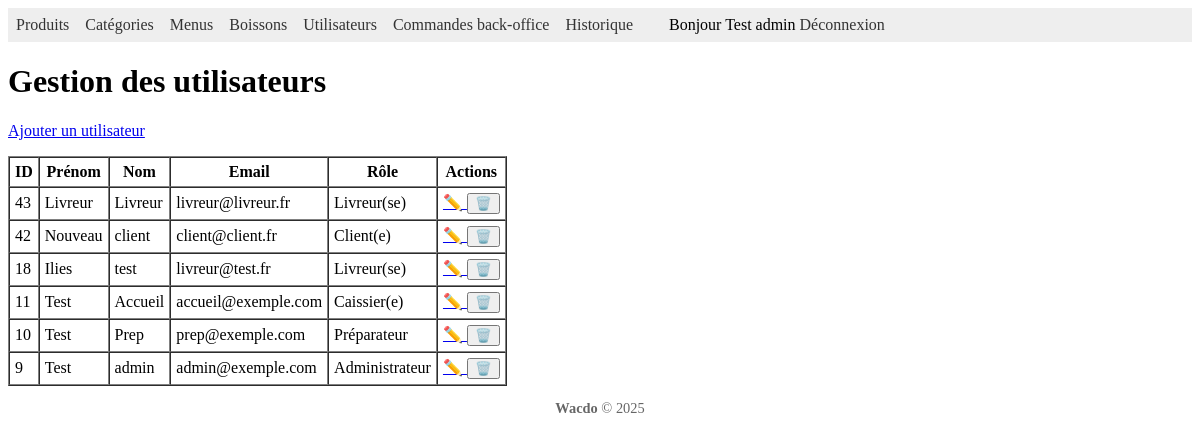
/index.php?section=utilisateur (signed in), run on the app's committed database.
### tables this page shows
CREATE TABLE IF NOT EXISTS `utilisateur` (
  `user_id` int NOT NULL AUTO_INCREMENT,
  `user_nom` varchar(50) NOT NULL,
  `user_prenom` varchar(50) NOT NULL,
  `user_mail` varchar(100) NOT NULL,
  `user_password` varchar(72) NOT NULL,
  `user_date_creation` date NOT NULL,
  `role_id` int NOT NULL,
  `consentement` tinyint(1) NOT NULL DEFAULT '0',
  `date_consentement` datetime DEFAULT NULL,
  `is_active` tinyint(1) NOT NULL DEFAULT '1',
  PRIMARY KEY (`user_id`),
  UNIQUE KEY `uq_utilisateur_mail` (`user_mail`),
  KEY `fk_utilisateur__role_id__role_restrict_20250815` (`role_id`)
);

### lib/Database.php (called while the page is built)
<?php
class Database
{
    public static function connect()
    {
        $cfg = require __DIR__ . '/../config/db.php';
        $dsn = sprintf(
            'mysql:host=%s;port=%d;dbname=%s;charset=utf8',
            $cfg['host'],
            $cfg['port'],
            $cfg['database']
        );
        $db = new PDO(
            $dsn,
            $cfg['username'],
            $cfg['password']
        );
        $db->setAttribute(PDO::ATTR_ERRMODE, PDO::ERRMODE_EXCEPTION);
        return $db;
    }
}

### model/Model.php (called while the page is built, shortened)
<?php
require_once __DIR__ . '/../lib/Database.php';
class Model
{
    public function __construct(?\PDO $pdo = null)
    {
        $this->db = $pdo ?? Database::connect();
    }
}

### model/Utilisateur.php (called while the page is built, shortened)
<?php
require_once 'Model.php';
class Utilisateur extends Model
{
    public function getAllActive(): array
    {
        $sql = "SELECT * FROM utilisateur WHERE is_active = 1 ORDER BY user_id DESC";
        return $this->db->query($sql)->fetchAll(PDO::FETCH_ASSOC);
    }
}

### view/utilisateur_list.php (the view, shortened to what this page needs)
<?php include __DIR__ . '/header.php'; ?>
<h1>Gestion des utilisateurs</h1>
<p><a href="index.php?section=utilisateur&action=add">Ajouter un utilisateur</a></p>
<table border="1" cellpadding="5" cellspacing="0">
    <thead>
        <tr>
            <th>ID</th>
            <th>Prénom</th>
            <th>Nom</th>
            <th>Email</th>
            <th>Rôle</th>
            <th>Actions</th>
        </tr>
    </thead>
    <tbody>
        <?php foreach ($users as $u): ?>
            <tr>
                <td><?= htmlspecialchars($u['user_id'],   ENT_QUOTES) ?></td>
                <td><?= htmlspecialchars($u['user_prenom'], ENT_QUOTES) ?></td>
                <td><?= htmlspecialchars($u['user_nom'],   ENT_QUOTES) ?></td>
                <td><?= htmlspecialchars($u['user_mail'],  ENT_QUOTES) ?></td>
                <td>
                    <?php
                    switch ((int)$u['role_id']) {
                        case 1:
                            echo 'Administrateur';
                            break;
                        case 2:
                            echo 'Préparateur';
                            break;
                        case 3:
                            echo 'Caissier(e)';
                            break;
                        case 4:
                            echo 'Livreur(se)';
                            break;
                        case 5:
                            echo 'Client(e)';
                            break;
                    }
                    ?>
                </td>
                <td>
                    <a href="index.php?section=utilisateur&action=edit&id=<?= $u['user_id'] ?>">
                        ✏️
                    </a>
                    <form method="post"
                        action="index.php?section=utilisateur&action=delete"
                        style="display:inline">
                        <button type="submit" title="Anonymiser et désactiver ce compte"
                            onclick="return confirm('Anonymiser ce compte ? Les données perso seront remplacées et le compte sera désactivé (is_active=0).')">
                            🗑️
                        </button>
                    </form>
                </td>
            </tr>
        <?php endforeach; ?>
    </tbody>
</table>
<?php include __DIR__ . '/footer.php'; ?>

### data on the page
utilisateur: user_id "43", user_prenom "Livreur", user_nom "Livreur", user_mail "livreur@livreur.fr", shows "Livreur(se)"
utilisateur: user_id "42", user_prenom "Nouveau", user_nom "client", user_mail "client@client.fr", shows "Client(e)"
utilisateur: user_id "18", user_prenom "Ilies", user_nom "test", user_mail "livreur@test.fr", shows "Livreur(se)"
utilisateur: user_id "11", user_prenom "Test", user_nom "Accueil", user_mail "accueil@exemple.com", shows "Caissier(e)"
utilisateur: user_id "10", user_prenom "Test", user_nom "Prep", user_mail "prep@exemple.com", shows "Préparateur"
utilisateur: user_id "9", user_prenom "Test", user_nom "admin", user_mail "admin@exemple.com", shows "Administrateur"

### other printed values
$_SESSION['user']['name'] "Test admin"
